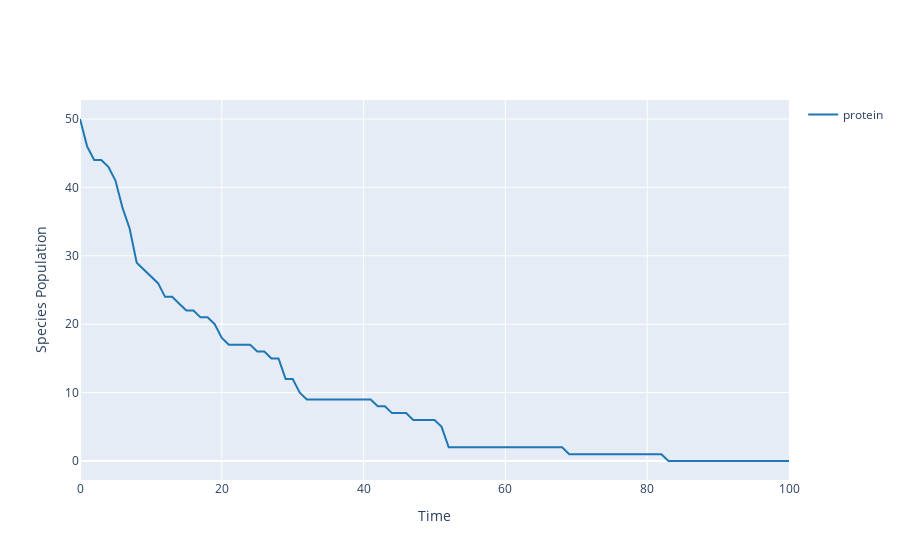

Source (notebook cell):
### Code cell
results.plotplotly()

### Figure 1 — Plotly figure (JSON) as saved in the notebook; plotly's stock layout.template omitted (floating-point values rounded to 4 significant figures)
{"data": [{"line": {"color": "#1f77b4"}, "mode": "lines", "name": "protein", "type": "scatter", "x": [0, 1, 2, 3, 4, 5, 6, 7, 8, 9, 10, 11, 12, 13, 14, 15, 16, 17, 18, 19, 20, 21, 22, 23, 24, 25, 26, 27, 28, 29, 30, 31, 32, 33, 34, 35, 36, 37, 38, 39, 40, 41, 42, 43, 44, 45, 46, 47, 48, 49, 50, 51, 52, 53, 54, 55, 56, 57, 58, 59, 60, 61, 62, 63, 64, 65, 66, 67, 68, 69, 70, 71, 72, 73, 74, 75, 76, 77, 78, 79, 80, 81, 82, 83, 84, 85, 86, 87, 88, 89, 90, 91, 92, 93, 94, 95, 96, 97, 98, 99, 100], "y": [50, 46, 44, 44, 43, 41, 37, 34, 29, 28, 27, 26, 24, 24, 23, 22, 22, 21, 21, 20, 18, 17, 17, 17, 17, 16, 16, 15, 15, 12, 12, 10, 9, 9, 9, 9, 9, 9, 9, 9, 9, 9, 8, 8, 7, 7, 7, 6, 6, 6, 6, 5, 2, 2, 2, 2, 2, 2, 2, 2, 2, 2, 2, 2, 2, 2, 2, 2, 2, 1, 1, 1, 1, 1, 1, 1, 1, 1, 1, 1, 1, 1, 1, 0, 0, 0, 0, 0, 0, 0, 0, 0, 0, 0, 0, 0, 0, 0, 0, 0, 0]}], "layout": {"showlegend": true, "title": {"text": ""}, "xaxis": {"title": {"text": "Time "}}, "yaxis": {"title": {"text": "Species Population"}}}}
